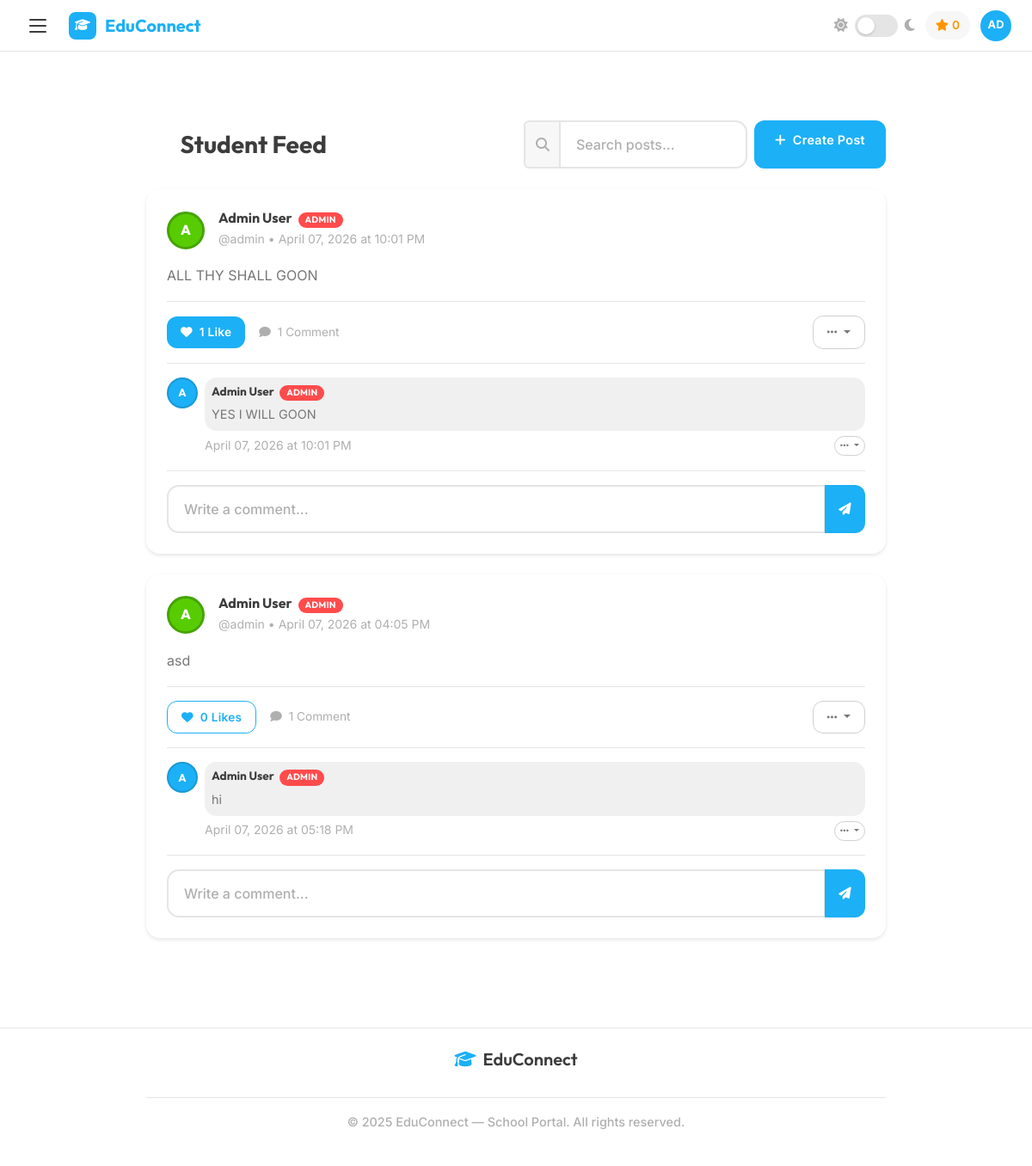
The app's page /student/dashboard (signed in) with its own data.
### models.py (models this page shows, shortened)
class User(db.Model):
    id = db.Column(db.Integer, primary_key=True)
    username = db.Column(db.String(64), unique=True, nullable=False)
    email = db.Column(db.String(120), unique=True, nullable=False)
    password_hash = db.Column(db.String(256), nullable=False)
    full_name = db.Column(db.String(100), nullable=False)
    bio = db.Column(db.Text, default='')
    is_admin = db.Column(db.Boolean, default=False, nullable=False)
    is_teacher = db.Column(db.Boolean, default=False, nullable=False)
    is_prefect = db.Column(db.Boolean, default=False, nullable=False)
    is_parent = db.Column(db.Boolean, default=False, nullable=False)  # New field for parents
    house = db.Column(db.String(20), nullable=True)  # St. Patrick, St. Raphael, St. Nicolas, St. Michael
    grade_level = db.Column(db.String(20))
    section = db.Column(db.String(1), nullable=True)  # A-I sections for both students and teachers
    subject_taught = db.Column(db.String(50), nullable=True)  # For teachers
    class_teacher_grade = db.Column(db.String(20), nullable=True)  # Grade this teacher is class teacher of
    class_teacher_section = db.Column(db.String(1), nullable=True)  # Section this teacher is class teacher of
    points = db.Column(db.Integer, default=0, nullable=False)  # Student points system - default 12
    is_limited = db.Column(db.Boolean, default=False, nullable=False)  # Limitation status
    limit_reason = db.Column(db.Text)  # Reason for limitation
    limit_start_date = db.Column(db.DateTime)  # When limitation started
    limit_end_date = db.Column(db.DateTime)  # When limitation expires (None for permanent)
    limited_by_id = db.Column(db.Integer, db.ForeignKey('user.id'))  # Admin who applied limitation
    date_created = db.Column(db.DateTime, default=get_ist_now)
    posts = db.relationship('Post', backref='author', lazy='select', cascade='all, delete-orphan')
    comments = db.relationship('Comment', backref='author', lazy='select', cascade='all, delete-orphan')
    likes = db.relationship('Like', backref='user', lazy='select', cascade='all, delete-orphan')
    sent_messages = db.relationship('DirectMessage', foreign_keys='DirectMessage.sender_id', backref='sender', lazy='select', cascade='all, delete-orphan')
    received_messages = db.relationship('DirectMessage', foreign_keys='DirectMessage.receiver_id', backref='receiver', lazy='select', cascade='all, delete-orphan')
    created_groups = db.relationship('Group', foreign_keys='Group.admin_id', backref='admin', lazy='select')
    group_memberships = db.relationship('GroupMembership', backref='user', lazy='select', cascade='all, delete-orphan')
    children_relations = db.relationship('ParentChild', foreign_keys='ParentChild.parent_id', backref='parent', lazy='select', cascade='all, delete-orphan')
    parent_relations = db.relationship('ParentChild', foreign_keys='ParentChild.child_id', backref='child', lazy='select', cascade='all, delete-orphan')
    limited_by = db.relationship('User', foreign_keys=[limited_by_id], remote_side=[id], backref='users_limited')
    @property
    def unread_message_count(self):
        return DirectMessage.query.filter_by(receiver_id=self.id, is_read=False).count()
    def is_limited_currently(self):
        if not self.is_limited:
            return False

class Post(db.Model):
    id = db.Column(db.Integer, primary_key=True)
    content = db.Column(db.Text, nullable=False)
    date_posted = db.Column(db.DateTime, default=get_ist_now)
    user_id = db.Column(db.Integer, db.ForeignKey('user.id'), nullable=False)
    comments = db.relationship('Comment', backref='post', lazy='select', cascade='all, delete-orphan')
    likes = db.relationship('Like', backref='post', lazy='select', cascade='all, delete-orphan')
    @property
    def like_count(self):
        return Like.query.filter_by(post_id=self.id).count()
    def is_liked_by(self, user):
        return Like.query.filter_by(user_id=user.id, post_id=self.id).first() is not None

class Comment(db.Model):
    id = db.Column(db.Integer, primary_key=True)
    content = db.Column(db.Text, nullable=False)
    date_posted = db.Column(db.DateTime, default=get_ist_now)
    user_id = db.Column(db.Integer, db.ForeignKey('user.id'), nullable=False)
    post_id = db.Column(db.Integer, db.ForeignKey('post.id'), nullable=False)

### routes.py (the view, shortened to what this page needs)
@app.route('/student/dashboard')
def student_dashboard():
    if 'user_id' not in session:
        flash('Please log in to access the dashboard.', 'error')
        return redirect(url_for('login'))
    current_user = User.query.get(session['user_id'])
    page = request.args.get('page', 1, type=int)
    per_page = 20  # Show 20 posts per page
    posts_pagination = Post.query\
        .options(joinedload(Post.author))\
        .order_by(Post.date_posted.desc())\
        .paginate(page=page, per_page=per_page, error_out=False)
    current_user = User.query.get(session['user_id'])
    unread_count = current_user.unread_message_count
    return render_template('student_dashboard.html',
                         posts=posts_pagination.items,
                         pagination=posts_pagination,
                         current_user=current_user,
                         unread_messages=unread_count)

### templates/student_dashboard.html (shortened to what this page needs)
{% extends "base.html" %}
{% block content %}
<div class="row">
    <div class="col-12">
        <div class="d-flex justify-content-between align-items-center mb-4 flex-wrap gap-3">
            <h1 class="h3 fw-bold mb-0">
                <i class="fas fa-home me-2" style="background: var(--gradient-primary); -webkit-background-clip: text; -webkit-text-fill-color: transparent;"></i>Student Feed
            </h1>
            <div class="d-flex gap-2">
                <div class="input-group search-input-group" style="width: 260px;">
                    <span class="input-group-text"><i class="fas fa-search"></i></span>
                    <input type="text" class="form-control" id="postSearch" placeholder="Search posts...">
                </div>
                <a href="{{ url_for('create_post') }}" class="btn btn-primary">
                    <i class="fas fa-plus me-2"></i>Create Post
                </a>
            </div>
        </div>
        {% if posts %}
            {% for post in posts %}
            <div class="card mb-4 post-card" style="animation: fadeInUp {{ 0.2 + loop.index0 * 0.08 }}s ease forwards;">
                <div class="card-body">
                    <div class="d-flex align-items-center mb-3">
                        <div class="avatar-circle me-3">
                            {{ post.author.full_name[0].upper() }}
                        </div>
                        <div class="flex-grow-1">
                            <h6 class="mb-0 fw-bold">
                                <a href="{{ url_for('view_user_profile', username=post.author.username) }}"
                                   class="text-decoration-none" style="color: var(--text-primary);">
                                    {{ post.author.full_name }}
                                </a>
                                {% if post.author.is_admin %}
                                    <span class="badge bg-danger badge-sm ms-1">ADMIN</span>
                                {% elif post.author.is_teacher %}
                                    <span class="badge bg-success badge-sm ms-1">TEACHER</span>
                                {% elif post.author.is_prefect %}
                                    <span class="badge bg-warning badge-sm ms-1">PREFECT</span>
                                {% endif %}
                            </h6>
                            <small class="text-muted">
                                @{{ post.author.username }} • {{ post.date_posted.strftime('%B %d, %Y at %I:%M %p') }}
                            </small>
                        </div>
                    </div>
                    <div class="mb-3">
                        <p class="mb-0" style="color: var(--text-secondary); line-height: 1.7;">{{ post.content }}</p>
                    </div>
                    <div class="d-flex align-items-center justify-content-between pt-3" style="border-top: 1px solid var(--border-color);">
                        <div class="d-flex align-items-center gap-3">
                            <a href="{{ url_for('like_post', post_id=post.id) }}"
                               class="btn btn-sm {{ 'btn-primary' if post.is_liked_by(current_user) else 'btn-outline-primary' }} like-btn">
                                <i class="fas fa-heart me-1"></i>
                                {{ post.like_count }} {{ 'Like' if post.like_count == 1 else 'Likes' }}
                            </a>
                            <span class="text-muted" style="font-size: 0.85rem;">
                                <i class="fas fa-comment me-1"></i>
                                {{ post.comments|length }} {{ 'Comment' if post.comments|length == 1 else 'Comments' }}
                            </span>
                        </div>
                        {% if (current_user.is_admin or current_user.is_teacher) or (current_user.is_prefect and not (post.author.is_admin or post.author.is_teacher)) or post.user_id == current_user.id %}
                        <div class="dropdown">
                            <button class="btn btn-outline-secondary btn-sm dropdown-toggle" type="button" data-bs-toggle="dropdown">
                                <i class="fas fa-ellipsis-h"></i>
                            </button>
                        </div>
                        {% endif %}
                    </div>
                    {% if post.comments %}
                        <div class="mt-3 pt-3" style="border-top: 1px solid var(--border-color);">
                            {% for comment in post.comments %}
                                <div class="d-flex mb-3">
                                    <div class="avatar-circle-sm me-2">
                                        {{ comment.author.full_name[0].upper() }}
                                    </div>
                                    <div class="flex-grow-1">
                                        <div class="p-2 rounded" style="background: var(--bg-hover);">
                                            <h6 class="mb-1 fw-bold" style="font-size: 0.85rem;">
                                                <a href="{{ url_for('view_user_profile', username=comment.author.username) }}"
                                                   class="text-decoration-none" style="color: var(--text-primary);">
                                                    {{ comment.author.full_name }}
                                                </a>
                                                {% if comment.author.is_admin %}
                                                    <span class="badge bg-danger badge-sm ms-1">ADMIN</span>
                                                {% elif comment.author.is_teacher %}
                                                    <span class="badge bg-success badge-sm ms-1">TEACHER</span>
                                                {% elif comment.author.is_prefect %}
                                                    <span class="badge bg-warning badge-sm ms-1">PREFECT</span>
                                                {% endif %}
                                            </h6>
                                            <p class="mb-0" style="font-size: 0.9rem; color: var(--text-secondary);">{{ comment.content }}</p>
                                        </div>
                                        <div class="d-flex align-items-center justify-content-between mt-1">
                                            <small class="text-muted">
                                                {{ comment.date_posted.strftime('%B %d, %Y at %I:%M %p') }}
                                            </small>
                                            {% if current_user.is_admin or current_user.is_teacher or (current_user.is_prefect and not (comment.author.is_admin or comment.author.is_teacher)) or comment.user_id == current_user.id %}
                                            <div class="dropdown">
                                                <button class="btn btn-sm btn-outline-secondary dropdown-toggle" type="button" data-bs-toggle="dropdown" style="font-size: 0.7rem; padding: 2px 6px;">
                                                    <i class="fas fa-ellipsis-h"></i>
                                                </button>
                                            </div>
                                            {% endif %}
                                        </div>
                                    </div>
                                </div>
                            {% endfor %}
                        </div>
                    {% endif %}
                    <div class="mt-3 pt-3" style="border-top: 1px solid var(--border-color);">
                        <form method="POST" action="{{ url_for('comment_post', post_id=post.id) }}">
                            <div class="input-group">
                                <input type="text" class="form-control" name="content"
                                       placeholder="Write a comment..." required>
                                <button type="submit" class="btn btn-primary no-loading" style="padding: 8px 16px;">
                                    <i class="fas fa-paper-plane"></i>
                                </button>
                            </div>
                        </form>
                    </div>
                </div>
            </div>
            {% endfor %}
        {% endif %}
    </div>
</div>
{% endblock %}

### templates/base.html (shortened to what this page needs)
<!DOCTYPE html>
<html lang="en">
<head>
    <link href="https://cdn.jsdelivr.net/npm/bootstrap@5.3.0/dist/css/bootstrap.min.css" rel="stylesheet">
    <link rel="stylesheet" href="https://cdnjs.cloudflare.com/ajax/libs/font-awesome/6.5.0/css/all.min.css">
</head>
<body>
    {% if session.user_id %}
    <div class="topbar">
        <div class="topbar-left">
            <button class="hamburger-btn" onclick="toggleSidebar()">
                <span></span>
                <span></span>
                <span></span>
            </button>
            <a href="{{ url_for('index') }}" class="topbar-brand">
                <div class="brand-icon"><i class="fas fa-graduation-cap"></i></div>
                <span>EduConnect</span>
            </a>
        </div>
        <div class="topbar-right">
            <div class="theme-toggle" onclick="toggleTheme()" style="cursor: pointer;">
                <span class="theme-icon"><i class="fas fa-sun"></i></span>
                <div class="theme-switch"></div>
                <span class="theme-icon"><i class="fas fa-moon"></i></span>
            </div>
            {% if not session.is_parent %}
            <div style="display: flex; align-items: center; gap: 4px; padding: 6px 12px; background: var(--bg-secondary); border-radius: var(--radius-full); font-weight: 600; font-size: 0.85rem; color: var(--orange);">
                <i class="fas fa-star"></i>
                {{ get_user_by_id(session.user_id).points if get_user_by_id(session.user_id) else 12 }}
            </div>
            {% endif %}
            <div class="topbar-avatar" onclick="toggleSidebar()">
                {{ session.username[:2].upper() if session.username else 'U' }}
            </div>
        </div>
    </div>
    <div class="main-wrapper">
    {% endif %}
    <main class="container main-container my-5">
        {% block content %}{% endblock %}
    </main>
    <footer class="footer">
        <div class="container main-container">
            <div class="footer-content">
                <div class="footer-section">
                    <h5 class="text-center">
                        <i class="fas fa-graduation-cap me-2" style="color: var(--blue);"></i>EduConnect
                    </h5>
                </div>
            </div>
            <div class="footer-bottom">
                <p>&copy; 2025 EduConnect — School Portal. All rights reserved.</p>
            </div>
        </div>
    </footer>
    </div>
</body>
</html>

### records on screen
User: points "0"
Post: author "A", author.full_name "Admin User", author.username "admin", date_posted "April 07, 2026 at 10:01 PM", content "ALL THY SHALL GOON", like_count "1", like_count "Like", comments|length "1", comments "Comment"
Comment: author "A", author.full_name "Admin User", content "YES I WILL GOON", date_posted "April 07, 2026 at 10:01 PM"
Post: author "A", author.full_name "Admin User", author.username "admin", date_posted "April 07, 2026 at 04:05 PM", content "asd", like_count "0", like_count "Likes", comments|length "1", comments "Comment"
Comment: author "A", author.full_name "Admin User", content "hi", date_posted "April 07, 2026 at 05:18 PM"

### other values on screen
{{ session.username[:2].upper() if session.username else 'U' }} "AD"
